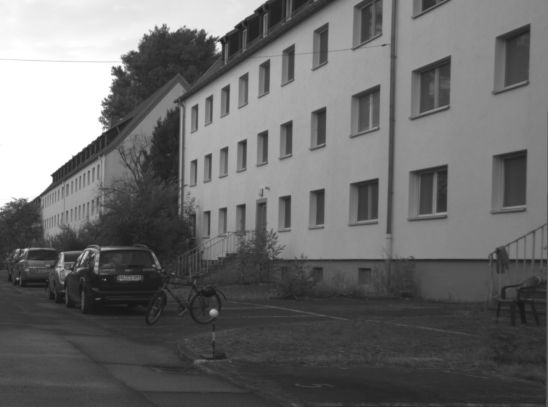
#> input picture HW1/road.png, 548 x 407 px
$ python HW1_Heifler_Alexander.py
#> lines starting #> are read from the running program, lines starting #| are printed output that depends on the picture
from PIL import Image, ImageDraw
import numpy as np
import random
import math

img1 = Image.open("road.png")
#> img1 is the input picture: PIL image 548x407 P; min 23, max 255, mean 107.6
img0 = Image.open("road.png")
sig = 1

sobelderX = [1,2,1, 0,0,0, -1,-2,-1]
sobelderY = [1,0,-1, 2,0,-2, 1,0,-1]
def window3x3(pts, x, y):
    return [pts[x-1,y-1],pts[x,y-1],pts[x+1,y-1], pts[x-1,y],pts[x,y],pts[x+1,y], pts[x-1,y+1],pts[x,y+1],pts[x+1,y+1]]
def gaussianFilter(sigma,img,buf):
    #get the dimensions and pixels from our image
#> called with sigma = 1
    width, height = img.size
#> width = 548; height = 407
    values = img.load()
    #we store the new pixels here
    gaussianImg = buf.load()
    #STUFF
    gaussianMat = np.zeros((5, 5), np.float64)
    for x in range(-2, 3):
        for y in range(-2, 3):
            #the formula
            gaussianMat[2+x, 2+y] = 1 / (np.exp( (x**2+y**2) / (2*sigma**2)) * 2 * np.pi * (sigma**2))
    #apply gaussian blur to pixels from earlier
    for x0 in range(2, width-3):
        for y0 in range(2, height-3):
            temp = 0
            for x1 in range(-2, 3):
                for y1 in range(-2, 3):
                    temp += values[x0+x1, y0+y1]*gaussianMat[x1+2][y1+2]
            gaussianImg[x0, y0] = int(np.ceil(temp))
    return gaussianImg
def sobelFilter(imgv, bufv, w,h):
    #\/\/\/\/\/\/\/\/\/\/\/\/\/\/\/\/
#> called with w = 548, h = 407
    for i in range(w-1):
        for j in range(h-1):
            bufv[i,j] = 0
    #/\/\/\/\/\/\/\/\/\/\/\/\/\/\/\/\
    for x in range(2,w-2):
        for y in range(2,h-2):
            # [7 lines of commented-out code are left out]
            horizontal = sum([a*b for a,b in zip(window3x3(imgv,x,y),sobelderX)])
            vertical = sum([a*b for a,b in zip(window3x3(imgv,x,y),sobelderY)])
            bufv[x,y] = int(np.sqrt(vertical**2+horizontal**2))
    return bufv
def hessian(R, i1vals, i0vals, height, width):
    #hessian feature dectector
    feats = []
    #\/\/\/\/\/\/\/\/\/\/\/\/\/\/\/\/
    for i in range(width-1):
        for j in range(height-1):
            i0vals[i,j] = 0
    #/\/\/\/\/\/\/\/\/\/\/\/\/\/\/\/\
    for x in range(2, width-5):
        for y in range(2, height-2):
            # [5 lines of commented-out code are left out]
            Ixx = i1vals[x+2,y] + i1vals[x,y] - 2*i1vals[x+1,y]
            Iyy = i1vals[x,y+2] + i1vals[x,y] - 2*i1vals[x,y+1]
            Ixy = i1vals[x,y+2] + (i1vals[x,y] - i1vals[x,y+1]) - i1vals[x+1,y]
            det = int((Ixx * Iyy) - (Ixy**2))
            if det > R:
                feats.append((x,y))
                i0vals[x,y] = det
            else:
                i0vals[x,y] = 0
    return feats
def ransac(features, s,t,d):
    inliers = []
    featuresCpy = features.copy()
    imgP = Image.open("hessian.png")
    draw = ImageDraw.Draw(imgP)
    xmax = imgP.size[0]
    for linez in range(1,5):
        maxinliers = []
        subset = []
        maxi = 10000
        while maxi > 0 and len(inliers) < d:
            inliers = []
            if len(featuresCpy)<s:
                featuresCpy = features.copy()
            subset = random.sample(featuresCpy, s)
            ys = np.zeros((s,1),np.float64)
            xs = np.zeros((s,2),np.float64)
            index = 0
            for (theX,theY) in subset:
                xs[index][0] = theX
                xs[index][1] = 1
                ys[index][0] = theY
                index += 1
            try:
                MB = (np.linalg.inv(np.dot(xs.T,xs)).dot(xs.T)).dot(ys)
                for (a1,b1) in featuresCpy:
                    if a1*MB[0][0] > b1-(MB[1][0]+t) and a1*MB[0][0] < b1-(MB[1][0]-t):
                        inliers.append((a1,b1))
            except np.linalg.LinAlgError:
                #print('bad point pair', end=' ')
                pass
            # finally:
            #     if(maxi+1)%2000 == 0:
            #         print('.')
            if(len(inliers)>len(maxinliers)):
                maxinliers = inliers.copy()
                #print(len(inliers), end=' ')
            maxi -=1
        #refit the line with all inliers and return it.
        by = np.zeros((len(maxinliers),1),np.float64)
        bx = np.zeros((len(maxinliers),2),np.float64)
        index = 0
        for (i,j) in maxinliers:
            bx[index][0] = i
            bx[index][1] = 1
            by[index][0] = j
            index += 1
        MB = (np.linalg.inv(np.dot(bx.T,bx)).dot(bx.T)).dot(by)
        print('%d/4 for part 2'%linez)
        draw.line((0,MB[1][0], xmax,xmax*MB[0][0]+MB[1][0]), fill=255)
        terminator = []
        for i1 in range(len(featuresCpy)):
            for item in maxinliers:
                if item[0] == featuresCpy[i1][0] and item[1] == featuresCpy[i1][1]:
                    terminator.insert(0,i1)
        for j1 in terminator:
            featuresCpy.pop(j1)
    imgP.save('ransac.png')
    return maxinliers
# [53 lines left out: function hough, not called in this run]
#part 1 i.e. the Preprocessing
bufValues = gaussianFilter(sig, img1, img0)
img0.save('gaussianfilter.png')
print('1/3 for part 1')
imgValues = sobelFilter(bufValues, img1.load(), img1.size[0],img1.size[1])
img1.save('sobelfilter.png')
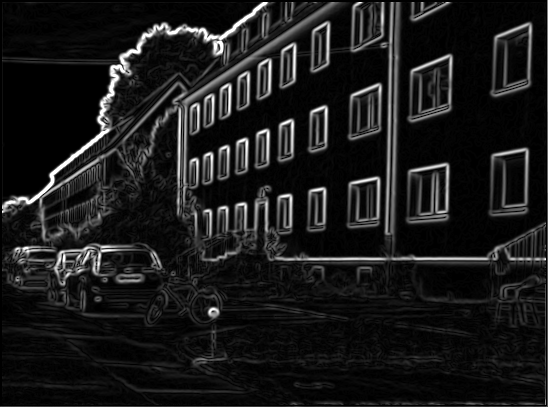
#> saved as sobelfilter.png: PIL image 548x407 P; min 0, max 255, mean 26.2
print('2/3 for part 1')
feats = hessian(400, imgValues, bufValues, img1.size[1], img1.size[0])
#> feats = 1306 pairs, first value 2 to 542, second value 2 to 355
img0.save('hessian.png')
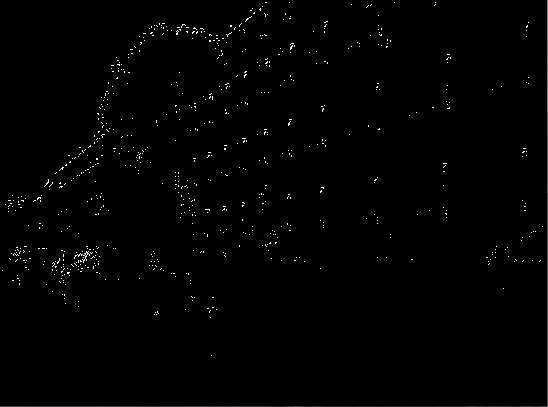
#> saved as hessian.png: PIL image 548x407 P; min 0, max 255, mean 1.8
print('3/3 for part 1')
#part 2 i.e. the RANSAC
ransac(feats, 2, int(np.ceil(1.95959179423*sig)), 140)
#> in ransac, `featuresCpy = features.copy()`: featuresCpy has the same summary as feats outside ransac
#> (the run stopped early here; a loop or call above may not have finished)
